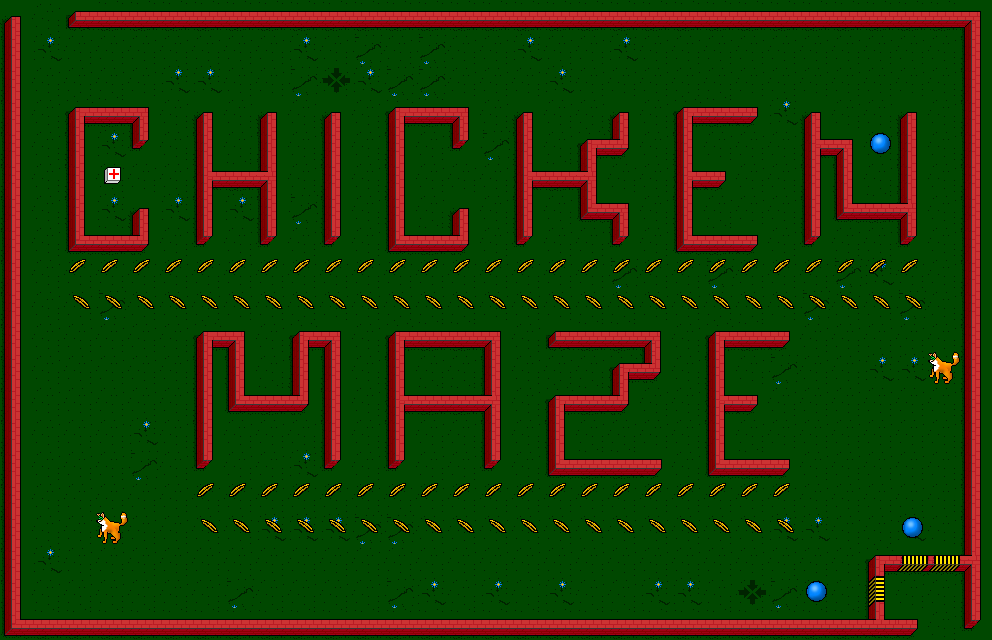

The image is a tile-based game level rendered from a .tmx file. Its description and source (layers, tilesets, objects; grid data summarised) follow:
An orthogonal 31x20 tile map with 32x32 px tiles, 3 tile layers (maze, grain, enemy), 3 tilesets.

<map version="1.2" tiledversion="1.2.2" orientation="orthogonal" renderorder="right-down" width="31" height="20" tilewidth="32" tileheight="32" infinite="0" nextlayerid="9" nextobjectid="1">
 <tileset firstgid="1" name="maze" tilewidth="32" tileheight="32" tilecount="24" columns="4">
  <image source="tiles.png" width="128" height="192" />
 </tileset>
 <tileset firstgid="25" name="grain" tilewidth="32" tileheight="32" tilecount="10" columns="10">
  <image source="grain.png" width="320" height="32" />
 </tileset>
 <tileset firstgid="35" name="enemy" tilewidth="32" tileheight="32" tilecount="12" columns="4">
  <image source="enemy.png" width="128" height="96" />
 </tileset>
 <layer id="6" name="maze" width="31" height="20">
  <data>[620 cells, 620 non-empty, 18 distinct tile ids]</data>
 </layer>
 <layer id="7" name="grain" width="31" height="20">
  <data>[620 cells, 98 non-empty, 5 distinct tile ids]</data>
 </layer>
 <layer id="8" name="enemy" width="31" height="20">
  <data>[620 cells, 2 non-empty, 1 distinct tile ids]</data>
 </layer>
</map>